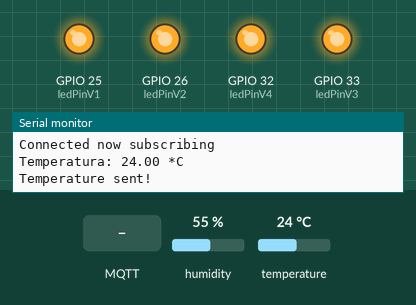
Simulated run of this sketch. Board: ESP32. Parts: output pins drawn as LEDs (lit = HIGH), the last lines printed to the serial monitor. The inputs (shaded band) are chosen by the test bench; at power-on: humidity 55 %, temperature 24 °C. WiFi joins after 1.5 s; servers stay silent unless stated; no MQTT or app messages arrive unless stated.

Above: at 2.7 s.
2.8 s: MQTT message "false" arrives on the first subscribed topic
At 7.4 s:
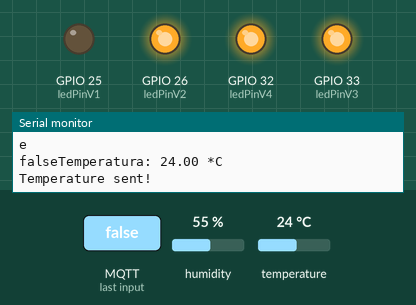
8.1 s: MQTT message "false" arrives on the second subscribed topic
At 12.1 s:
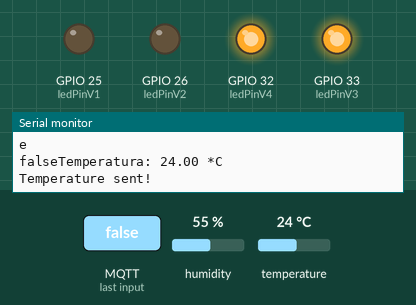
13.1 s: MQTT message "true" arrives on the first subscribed topic
At 17.8 s:
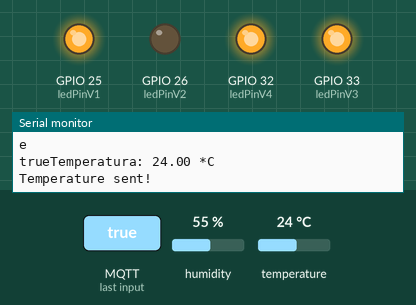
18.1 s: MQTT message "false" arrives on the third subscribed topic
At 22.7 s:
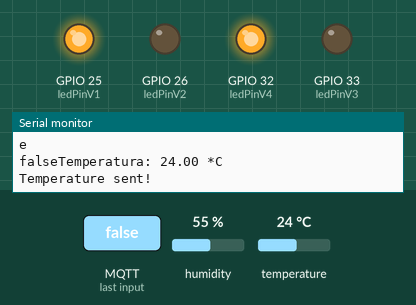
23.1 s: MQTT message "true" arrives on the second subscribed topic
At 27.4 s:
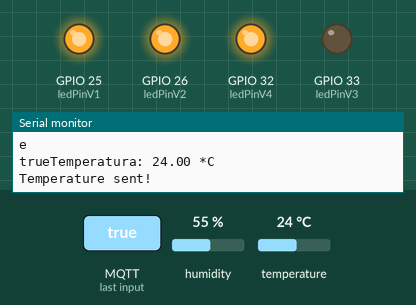
28.2 s: MQTT message "true" arrives on the third subscribed topic
At 32.1 s:
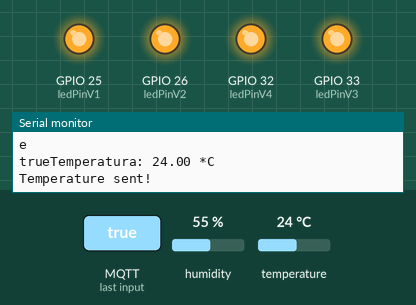
Timing chart, 0 to 33.6 s (numbered marks = the images above; inputs shaded):
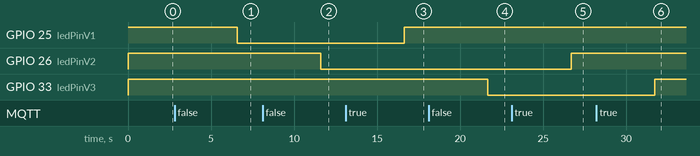

The sketch:

SL_MQTT-BiblioConTemp.ino
```cpp
       //******************************************************************************************
//
//  Codigo MQTT - Biblioteca - ESP32_1.
//
//  Leds Verdes y Medidsas de Temperatura.
//
//******************************************************************************************
#include "PubSubClient.h"
#include "WiFi.h"
#include "DHT.h"

#define DHTTYPE DHT11

// WiFi -- Declaración
const char* ssid = "alfues62";          // SSID
const char* wifi_password = "alfues62"; // password

// MQTT -- Servidor.
const char* mqtt_server = "192.168.66.86";  // IP del MQTT broker

//MQTT -- Topicos.
const char* lum1_topic = "smarlib/silla1/led";
const char* lum2_topic = "smarlib/silla2/led";
const char* lum3_topic = "smarlib/silla3/led";
const char* lum4_topic = "smarlib/silla4/led";

const char* temperature_topic = "smarlib/biblioteca/temperatura";

//MQTT -- Info del Usuario.
const char* mqtt_username = "smartlibrary"; // MQTT username.
const char* mqtt_password = "smartlibrary"; // MQTT password.

const char* clientID = "SMARTLIBRARY";      // MQTT client ID.

//Declaración de Pines de LEDs
#define ledPinV1 25
#define ledPinV2 26
#define ledPinV3 33
#define ledPinV4 32

//Declaración Pines dht
#define DHTPIN 18

//Declaración de variables.
float temperatura = 0;

DHT dht(DHTPIN, DHTTYPE);

WiFiClient wifiClient;                              // Inicializa el WiFi y MQTT Client.
PubSubClient client(mqtt_server, 1883, wifiClient); // 1883 como listener.

/*-------------------------------------------------------------------------

  connect_MQTT()

  Realiza la conexión con el WiFi especificado y con el Broker MQTT
  de la Raspberry Pi.

-------------------------------------------------------------------------*/
void connect_MQTT(){
  Serial.print("Connecting to ");
  Serial.println(ssid);

  dht.begin(); // Activa el sensor DHT

  // Connect to the WiFi
  WiFi.begin(ssid, wifi_password);

  // Espera hasta que la coneción haya sido realizada
  while (WiFi.status() != WL_CONNECTED) {
    delay(500);
    Serial.print(".");
  }

  // Debug - Output IP Address ESP32
  Serial.println("WiFi connected");
  Serial.print("IP address: ");
  Serial.println(WiFi.localIP());

  if (client.connect(clientID, mqtt_username, mqtt_password)) {
    Serial.println("Connected to MQTT Broker!");
    Serial.println("Connected now subscribing");
    client.subscribe("smarlib/silla1/led");
    client.subscribe("smarlib/silla2/led");
    client.subscribe("smarlib/silla3/led");
    client.subscribe("smarlib/silla4/led");
  }
  else {
    Serial.println("Connection to MQTT Broker failed...");
  }
}

/*-------------------------------------------------------------------------

  setup()

  Realiza la configuración inicial y llama a connect_MQTT()

-------------------------------------------------------------------------*/
void setup() {
  Serial.begin(115200);

  client.setServer(mqtt_server, 1883);
  client.setCallback(callback);

  //PinMode -- Declaraciones pins LEDs.
  pinMode(ledPinV1, OUTPUT);
  pinMode(ledPinV2, OUTPUT);
  pinMode(ledPinV3, OUTPUT);
  pinMode(ledPinV4, OUTPUT);

  //Inicializa todos los LEDs verdes para que esten abiertos.
  digitalWrite(ledPinV1, HIGH);
  digitalWrite(ledPinV2, HIGH);
  digitalWrite(ledPinV3, HIGH);
  digitalWrite(ledPinV4, HIGH);

  connect_MQTT(); //Llamamos a la función que realiza la conexión MQTT
}

/*-------------------------------------------------------------------------

  Char, byte, Z --> callback()

  Actúa como subscriber MQTT, recibiendo los datos del Broker
  y encendiendo o apagando LEDS

-------------------------------------------------------------------------*/
void callback(char* topic, byte* message, unsigned int length) {
  Serial.print("Message arrived on topic: ");
  Serial.print(topic);
  Serial.print(". Message: ");
  String messageLuz;

  for (int i = 0; i < length; i++) {
    Serial.println((char)message[i]);
    messageLuz += (char)message[i];
  }

  if (String(topic) == lum1_topic){
    Serial.print(messageLuz);
    if (messageLuz == "true"){
      digitalWrite(ledPinV1, HIGH);
    }
    else if (messageLuz == "false") {
      digitalWrite(ledPinV1, LOW);
    }
  }else if(String(topic) == lum2_topic){
    Serial.print(messageLuz);
    if (messageLuz == "true"){
      digitalWrite(ledPinV2, HIGH);
    }
    else if (messageLuz == "false") {
      digitalWrite(ledPinV2, LOW);
    }
  }else if(String(topic) == lum3_topic){
    Serial.print(messageLuz);
    if (messageLuz == "true"){
      digitalWrite(ledPinV3, HIGH);
    }
    else if (messageLuz == "false") {
      digitalWrite(ledPinV3, LOW);
    }
  }else if(String(topic) == lum4_topic){
    Serial.print(messageLuz);
    if (messageLuz == "true"){
      digitalWrite(ledPinV4, HIGH);
    }
    else if (messageLuz == "false") {
      digitalWrite(ledPinV4, LOW);
    }
  }
}

/*-------------------------------------------------------------------------

  loop()

  Actúa como publisher MQTT, envia los datos de temperatura.

-------------------------------------------------------------------------*/
void loop() {
  client.loop();

  temperatura = dht.readTemperature();

  //Serials ---------------------------------------------------------------------------------------------
   if (isnan(temperatura)) {
    Serial.println("Failed to read from DHT");
  } else {
    Serial.print("Temperatura: ");
    Serial.print(temperatura);
    Serial.println(" *C");
  }
  //Fin ----------------------------------------------------------------------------------------------------

  //Publicaciones ------------------------------------------------------------------------------------------
  // MQTT can only transmit strings
  String ts="Temp: "+String((float)temperatura)+" C ";

  //Publicar temperatura -------------------------------------------------------
  // PUBLISH to the MQTT Broker (topic = Temperature, defined at the beginning)
  if (client.publish(temperature_topic, String(temperatura).c_str())) {
    Serial.println("Temperature sent!");
  }
  else {
    Serial.println("Temperature failed to send. Reconnecting to MQTT Broker and trying again");
    client.connect(clientID, mqtt_username, mqtt_password);
    delay(10); // This delay ensures that client.publish doesn't clash with the client.connect call
    client.publish(temperature_topic, String(temperatura).c_str());
  }
  //Fin de las Publicaciones ----------------------------------------------------------------------------------

  delay(5000); // print new values every 5s.
}
```

Measured:
- after the input at 2.8 s, GPIO 25 (ledPinV1): HIGH → LOW after 3.8 s
- after the input at 8.1 s, GPIO 26 (ledPinV2): HIGH → LOW after 3.5 s
- after the input at 13.1 s, GPIO 25 (ledPinV1): LOW → HIGH after 3.5 s
- after the input at 18.1 s, GPIO 33 (ledPinV3): HIGH → LOW after 3.6 s
- after the input at 23.1 s, GPIO 26 (ledPinV2): LOW → HIGH after 3.6 s
- after the input at 28.2 s, GPIO 33 (ledPinV3): LOW → HIGH after 3.5 s
